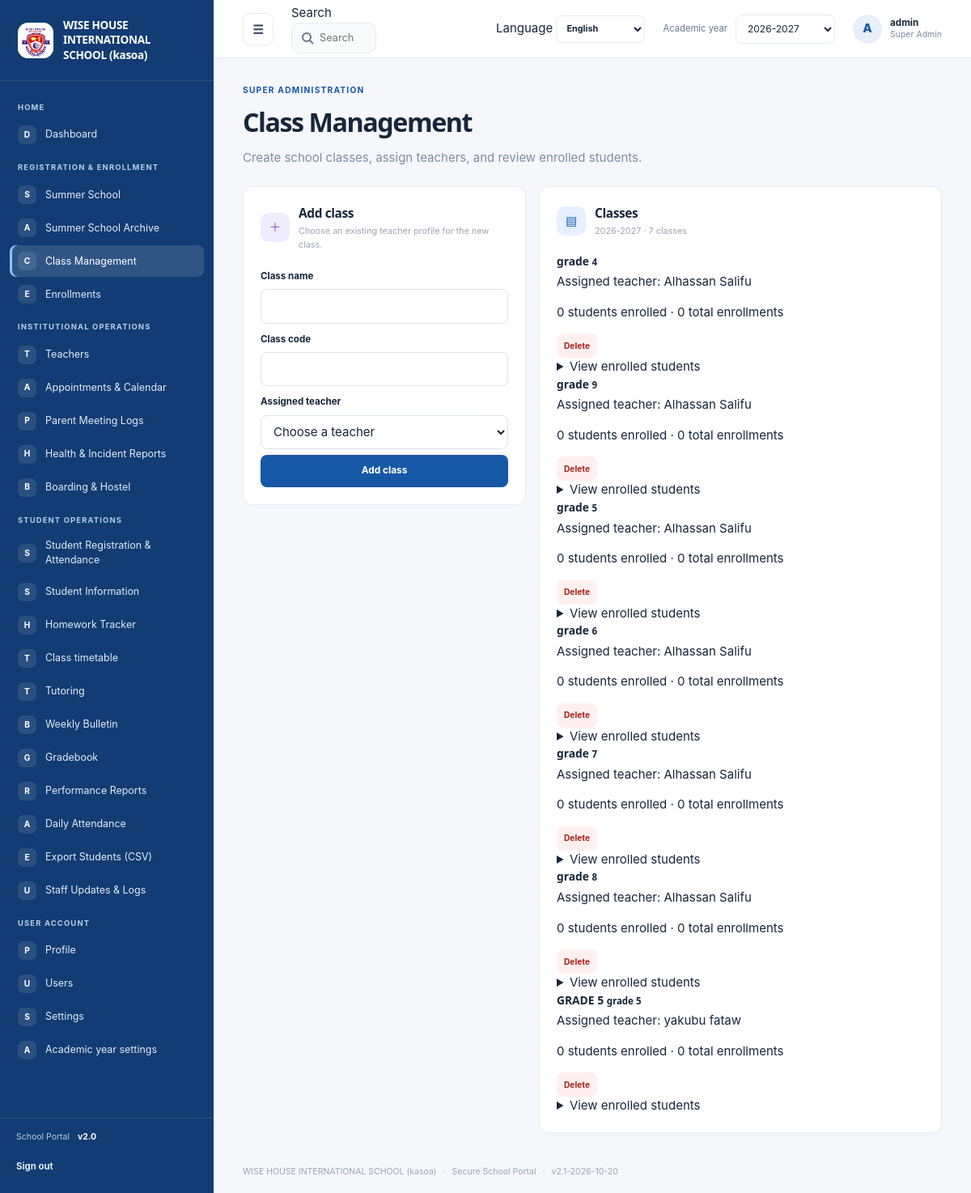
Page /admin/classes (signed in) on the earlier database version.
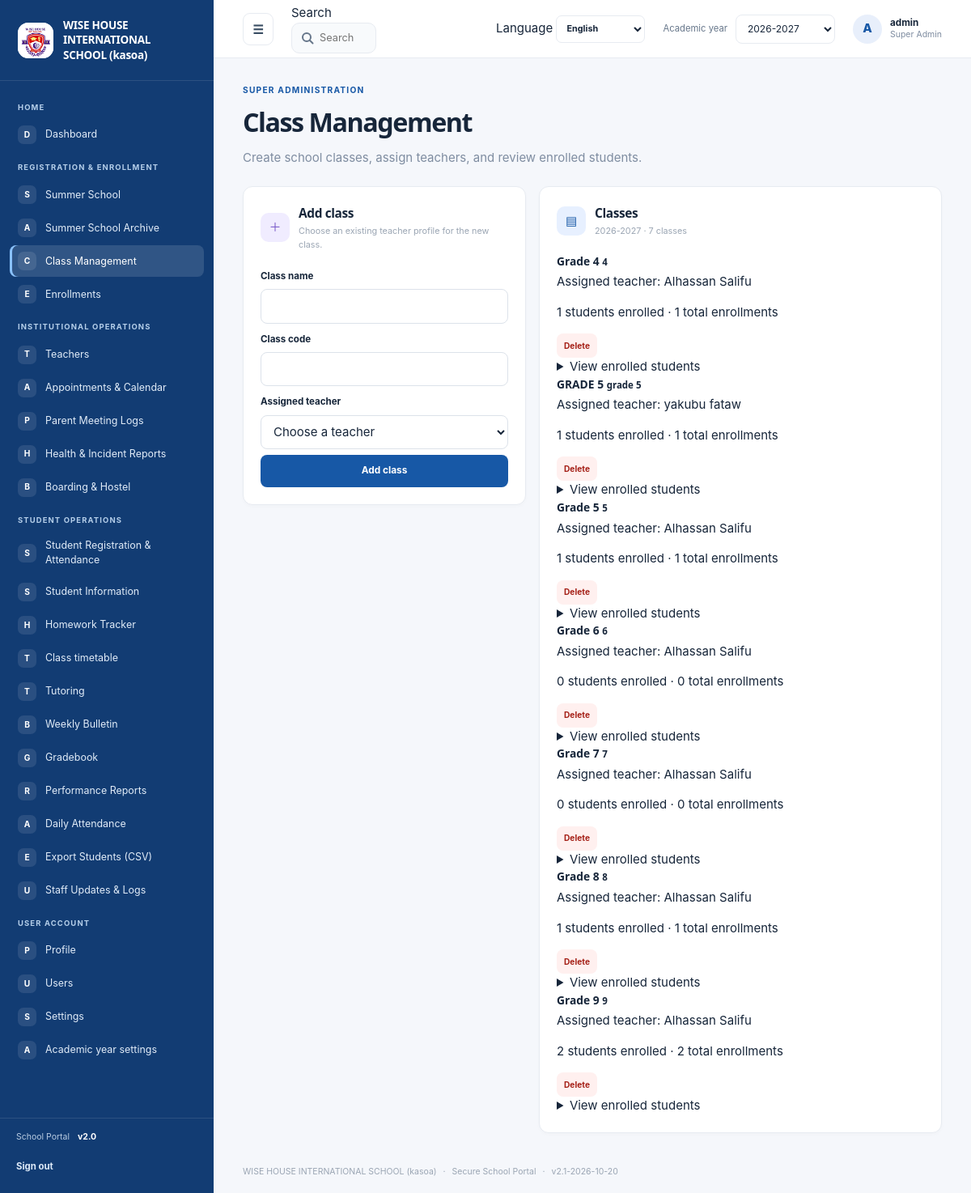
Same page on the later database version.
### tables this page shows
CREATE TABLE settings (
    key TEXT PRIMARY KEY,
    value TEXT NOT NULL
);

CREATE TABLE navigation_items (
    id INTEGER PRIMARY KEY AUTOINCREMENT,
    category TEXT NOT NULL,
    title TEXT NOT NULL,
    icon TEXT NOT NULL DEFAULT 'circle',
    url_endpoint TEXT NOT NULL,
    route_arg TEXT NOT NULL DEFAULT '',
    is_active INTEGER NOT NULL DEFAULT 1 CHECK (is_active IN (0, 1)),
    display_order INTEGER NOT NULL DEFAULT 0
);

CREATE TABLE users (
    id INTEGER PRIMARY KEY AUTOINCREMENT,
    username TEXT NOT NULL UNIQUE,
    password_hash TEXT NOT NULL,
    role TEXT NOT NULL DEFAULT 'manager'
      CHECK (role IN (
        'super_admin', 'admin', 'manager', 'teacher', 'student', 'parent',
        'health_officer', 'boarding_master'
      )),
    email TEXT UNIQUE,
    teacher_id INTEGER REFERENCES teachers(id) ON DELETE CASCADE,
    student_id INTEGER REFERENCES students(id) ON DELETE CASCADE,
    is_active INTEGER NOT NULL DEFAULT 1 CHECK (is_active IN (0, 1))
);

CREATE TABLE courses (
    id INTEGER PRIMARY KEY AUTOINCREMENT,
    name TEXT NOT NULL,
    code TEXT NOT NULL UNIQUE,
    teacher_id INTEGER NOT NULL REFERENCES teachers(id) ON DELETE RESTRICT
);

### school_system/views.py (the view, shortened to what this page needs)
@bp.route("/admin/classes", methods=("GET", "POST"))
@roles_required("super_admin")
def manage_classes():
    db = get_db()
    academic_year_row = db.execute(
        "SELECT value FROM settings WHERE key='academic_year'"
    ).fetchone()
    academic_year = academic_year_row["value"] if academic_year_row else "2026-2027"
    year_match = re.fullmatch(r"(\d{4})-(\d{4})", academic_year)
    year_start = int(year_match.group(1)) if year_match else date.today().year
    classes = db.execute(
        "SELECT c.id,c.name,c.code,c.teacher_id,t.name AS teacher_name,"
        "COUNT(DISTINCT e.id) AS enrollment_count,"
        "COALESCE(SUM(CASE WHEN e.academic_year=? THEN 1 ELSE 0 END),0) AS current_year_count "
        "FROM courses c JOIN teachers t ON t.id=c.teacher_id "
        "LEFT JOIN enrollments e ON e.course_id=c.id "
        "GROUP BY c.id",
        (year_start,),
    ).fetchall()
    classes = _sort_by_name(classes)
    rosters = {}
    for course in classes:
        rosters[course["id"]] = db.execute(
            "SELECT DISTINCT s.name,s.grade_level,e.academic_year "
            "FROM enrollments e JOIN students s ON s.id=e.student_id "
            "WHERE e.course_id=?",
            (course["id"],),
        ).fetchall()
        rosters[course["id"]] = sorted(
            rosters[course["id"]],
            key=lambda r: (-r["academic_year"], _natural_key(r["name"])),
        )
    teachers = db.execute(
        "SELECT id,name,subject FROM teachers WHERE email <> 'unassigned@school.invalid' ORDER BY name"
    ).fetchall()
    return render_template(
        "manage_classes.html",
        classes=classes,
        rosters=rosters,
        teachers=teachers,
        academic_year=academic_year,
    )

### school_system/auth.py (called while the page is built)
@bp.before_app_request
def load_logged_in_user():
    user_id = session.get("user_id")
    if user_id is None:
        session.pop("username", None)
        session.pop("role", None)
        return
    user = get_db().execute(
        "SELECT id, username, role, is_active FROM users WHERE id = ?", (user_id,)
    ).fetchone()
    if user is None or not user["is_active"]:
        session.clear()
    else:
        session["username"] = user["username"]
        session["role"] = user["role"]

def login_required(view):
    @functools.wraps(view)
    def wrapped_view(**kwargs):
        if session.get("user_id") is None:
            return redirect(url_for("auth.login"))
        return view(**kwargs)
    return wrapped_view

def roles_required(*roles):
    def decorator(view):
        @functools.wraps(view)
        @login_required
        def wrapped_view(**kwargs):
            if session.get("role") not in roles:
                abort(403)
            return view(**kwargs)
        return wrapped_view
    return decorator

### school_system/db.py (called while the page is built)
def get_db():
    if "db" not in g:
        g.db = sqlite3.connect(current_app.config["DATABASE"])
        g.db.row_factory = sqlite3.Row
        g.db.execute("PRAGMA foreign_keys = ON")
    return g.db

### school_system/views.py (called while the page is built, shortened)
def _tr_lower(text):
    return str(text).replace("İ", "i").replace("I", "ı").lower()

def _natural_key(text):
    key = []
    for part in re.split(r"(\d+)", _tr_lower(text).strip()):
        if part.isdigit():
            key.append((0, int(part), ()))
        else:
            key.append((1, 0, tuple(_TR_ORDER.get(ch, 100 + ord(ch)) for ch in part)))
    return key

def _sort_by_name(rows, field="name"):
    return sorted(rows, key=lambda row: _natural_key(row[field]))

@bp.app_template_filter("translate")
def translate(text, language="en"):
    if language == "en" or not isinstance(text, str):
        return text

### school_system/templates/manage_classes.html (shortened to what this page needs)
{% extends "base.html" %}
{% block content %}
  <section class="page-title-row">
    <div>
      <span class="eyebrow">{{ 'SUPER ADMINISTRATION'|translate(language) }}</span>
      <h1>{{ 'Class Management'|translate(language) }}</h1>
      <p class="muted">{{ 'Create school classes, assign teachers, and review enrolled students.'|translate(language) }}</p>
    </div>
  </section>
  <div class="admin-grid">
    <section class="portal-card user-form-card">
      <div class="card-heading"><div><span class="card-icon lavender">＋</span><div><h2>{{ 'Add class'|translate(language) }}</h2><p>{{ 'Choose an existing teacher profile for the new class.'|translate(language) }}</p></div></div></div>
      {% if teachers %}
        <form method="post" class="stack user-create-form">
          <label for="class-name">{{ 'Class name'|translate(language) }}</label>
          <input id="class-name" name="name" maxlength="120" required>
          <label for="class-code">{{ 'Class code'|translate(language) }}</label>
          <input id="class-code" name="code" maxlength="40" required>
          <label for="teacher-id">{{ 'Assigned teacher'|translate(language) }}</label>
          <select id="teacher-id" name="teacher_id" required>
            <option value="">{{ 'Choose a teacher'|translate(language) }}</option>
          </select>
          <button type="submit">{{ 'Add class'|translate(language) }}</button>
        </form>
      {% else %}
        <div class="card-empty"><p>{{ 'Add a teacher profile before creating a class.'|translate(language) }}</p></div>
      {% endif %}
    </section>
    <section class="portal-card account-list-card">
      <div class="card-heading"><div><span class="card-icon blue">▤</span><div><h2>{{ 'Classes'|translate(language) }}</h2><p>{{ academic_year }} · {{ classes|length }} {{ 'classes'|translate(language) }}</p></div></div></div>
      {% if classes %}
        <div class="class-management-list">
          {% for course in classes %}
            <article class="class-management-item">
              <div class="class-management-heading">
                <div>
                  <h3>{{ course.name }} <small>{{ course.code }}</small></h3>
                  <p>{{ 'Assigned teacher'|translate(language) }}: {{ course.teacher_name }}</p>
                  <p>{{ course.current_year_count }} {{ 'students enrolled'|translate(language) }} · {{ course.enrollment_count }} {{ 'total enrollments'|translate(language) }}</p>
                </div>
                <form method="post" onsubmit="return confirm('{{ 'Delete this class? Classes with linked records cannot be deleted.'|translate(language) }}');">
                  <button class="button-small danger-button" type="submit">{{ 'Delete'|translate(language) }}</button>
                </form>
              </div>
              <details>
                <summary>{{ 'View enrolled students'|translate(language) }}</summary>
              </details>
            </article>
          {% endfor %}
        </div>
      {% else %}
        <div class="card-empty"><p>{{ 'No classes yet'|translate(language) }}</p></div>
      {% endif %}
    </section>
  </div>
{% endblock %}

### school_system/templates/base.html (shortened to what this page needs)
<!doctype html>
<html lang="{{ language or 'en' }}" dir="{{ 'rtl' if language in ('ar',) else 'ltr' }}">
  <head>
    <link rel="stylesheet" href="{{ url_for('static', filename='style.css') }}">
    <link rel="stylesheet" href="{{ url_for('static', filename='portal.css') }}">
  </head>
  <body class="{% block body_class %}portal-body{% endblock %}">
    {% if session.get('user_id') and not public_page|default(false) %}
      <div class="portal-shell" id="portal-shell">
        <aside class="sidebar" id="sidebar" style="background-color: {{ site_settings.sidebar_color }};">
          <a class="school-brand" href="{{ url_for('views.dashboard') }}">
            <span class="school-logo">
              {% if brand_settings.get('logo_filename') %}
                <img src="{{ url_for('views.uploaded_logo', filename=brand_settings.get('logo_filename')) }}" alt="{{ school_name }} logo">
              {% else %}<span class="logo-mark">W</span>{% endif %}
            </span>
            <span class="school-name">{{ school_name }}</span>
          </a>
          <div class="sidebar-scroll" data-scroll-keep="sidebar" data-scroll-global>
            {% set nav_state = namespace(category=None) %}
            {% for item in nav_items %}
              {% if item.category != nav_state.category %}
                {% if not loop.first %}</section>{% endif %}
                <section class="nav-group"><p class="nav-heading">{{ item.category }}</p>
                {% set nav_state.category = item.category %}
              {% endif %}
              <a class="nav-link {% if request.endpoint == item.url_endpoint and (not item.get('resource') or request.view_args.get('resource') == item.get('resource')) %}active{% endif %}"
                href="{{ url_for(item.url_endpoint, resource=item.resource) if item.get('resource') else url_for(item.url_endpoint, module=item.module) if item.get('module') else url_for(item.url_endpoint) }}">
                <span class="nav-icon" aria-hidden="true">{{ item.icon[:1]|upper }}</span><span>{{ item.title }}</span>
              </a>
            {% endfor %}
            {% if nav_items %}</section>{% endif %}
          </div>
          <div class="sidebar-footer">
            <span class="sidebar-version">School Portal <b>v2.0</b></span>
            <form action="{{ url_for('auth.logout') }}" method="post">
              <button class="sidebar-logout" type="submit">{{ 'Sign out'|translate(language) }}</button>
            </form>
          </div>
        </aside>
        <div class="portal-main">
          <header class="topbar">
            <button class="icon-button menu-toggle" id="menu-toggle" type="button" aria-label="Toggle navigation" aria-expanded="true">☰</button>
            {% include "_global_search.html" %}
            <form class="language-select" method="post" action="{{ url_for('views.change_language') }}">
              <label for="portal-language" class="sr-only">Language</label>
              <select id="portal-language" name="language" aria-label="Language" onchange="this.form.submit()">
                {% for code, label in languages.items() %}
                  <option value="{{ code }}" {% if language == code %}selected{% endif %}>{{ label }}</option>
                {% endfor %}
              </select>
            </form>
            <form class="year-select" method="get" action="{{ url_for('views.dashboard') }}">
              <label for="academic-year">{{ 'Academic year'|translate(language) }}</label>
              <select id="academic-year" name="year" onchange="this.form.submit()">
                {% set year = request.args.get('year', academic_year) %}
                {% for option in academic_year_options %}
                  <option value="{{ option }}" {% if year == option %}selected{% endif %}>{{ option }}</option>
                {% endfor %}
              </select>
            </form>
            <a class="profile-chip" href="{{ url_for('views.profile') }}" aria-label="User profile">
              <span class="avatar">{{ session.get('username', 'U')[:1]|upper }}</span>
              <span class="profile-copy"><b>{{ session.get('username') }}</b><small>{{ role_label }}</small></span>
            </a>
          </header>
          <main class="page-content">
            {% block content %}{% endblock %}
          </main>
          <footer class="page-footer">{{ school_name }} <span>·</span> Secure School Portal <span>·</span> v{{ app_version }}</footer>
        </div>
      </div>
    {% else %}
      {% for category, message in get_flashed_messages(with_categories=true) %}
        <p class="flash {{ category }} login-flash" role="status">{{ message|translate(language) }}</p>
      {% endfor %}
      {% block public_content %}{% endblock %}
    {% endif %}
  </body>
</html>

### school_system/templates/_global_search.html (shortened to what this page needs)
<div class="global-search" role="search">
  <label for="global-search-input" class="sr-only">{{ 'Search'|translate(language) }}</label>
  <input id="global-search-input" type="search" autocomplete="off" maxlength="60"
    placeholder="{{ 'Search students, teachers, pages…'|translate(language) }}" aria-controls="gs-panel" aria-expanded="false">
</div>

### school_system/static/portal.css (style rules this page uses)
.sidebar-logout { width:100%;min-height:34px;justify-content:flex-start;margin-top:12px;padding:6px 0;background:transparent;color:#dce9f7;font-size:.76rem }
.danger-button { background:#fff0ef;color:#a52017 }
.language-select select { min-height:34px;padding:5px 8px;border:1px solid var(--line);border-radius:7px;background:#fff;color:var(--ink);font-size:.72rem;font-weight:700 }

### school_system/templates/_global_search.html (style rules this page uses)
.global-search { position:relative;flex:1;min-width:0;max-width:460px }
.global-search input { width:100%;min-height:38px;padding:7px 12px 7px 34px;border:1px solid var(--line,#e4e7ec);border-radius:10px;font:inherit;font-size:.85rem;color:var(--ink,#101828) }

Differences in the rows shown:
changed courses: name "grade" → "Grade 4"; current_year_count "0" → "1"; enrollment_count "0" → "1"
shown differently, row unchanged: courses "GRADE 5": current_year_count "0" → "1"; enrollment_count "0" → "1"; moves up the list
changed courses: name "grade" → "Grade 5"; current_year_count "0" → "1"; enrollment_count "0" → "1"
changed courses: name "grade" → "Grade 6"
changed courses: name "grade" → "Grade 7"
changed courses: name "grade" → "Grade 8"; current_year_count "0" → "1"; enrollment_count "0" → "1"
changed courses: name "grade" → "Grade 9"; current_year_count "0" → "2"; enrollment_count "0" → "2"; moves down the list
